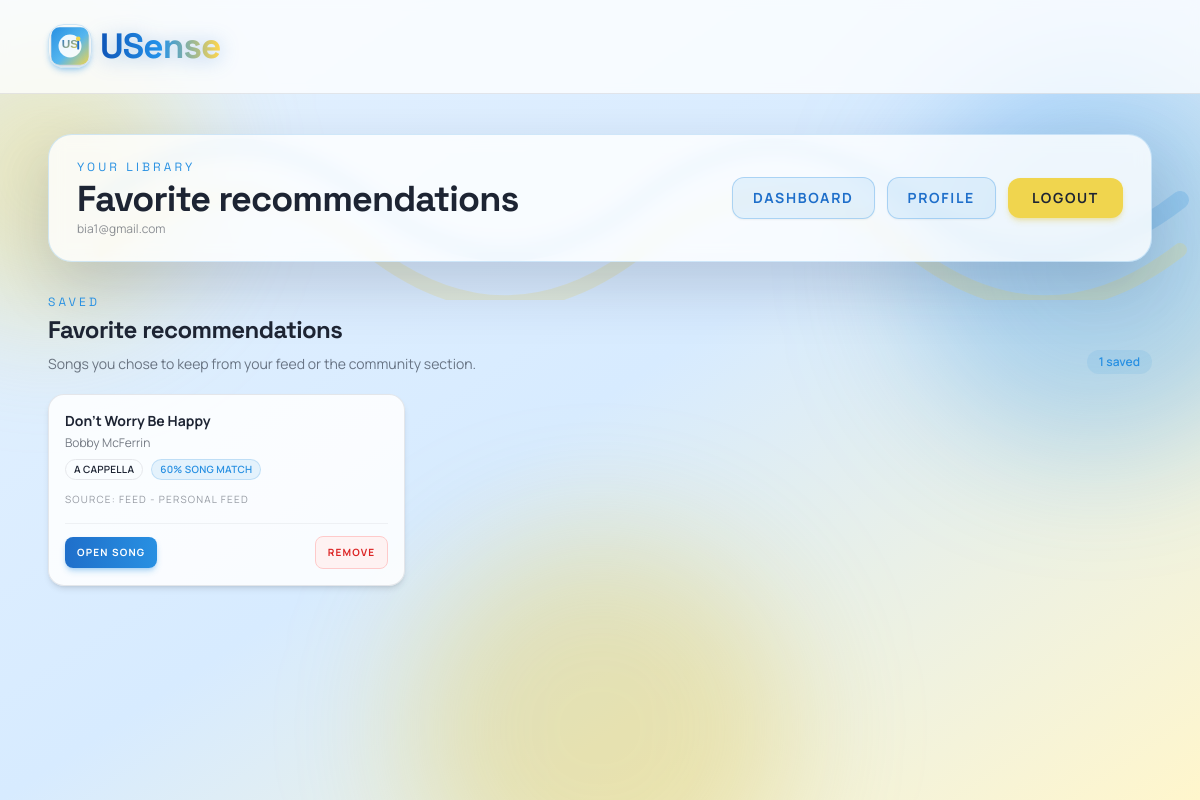
The app's page /favorites (signed in), older data.
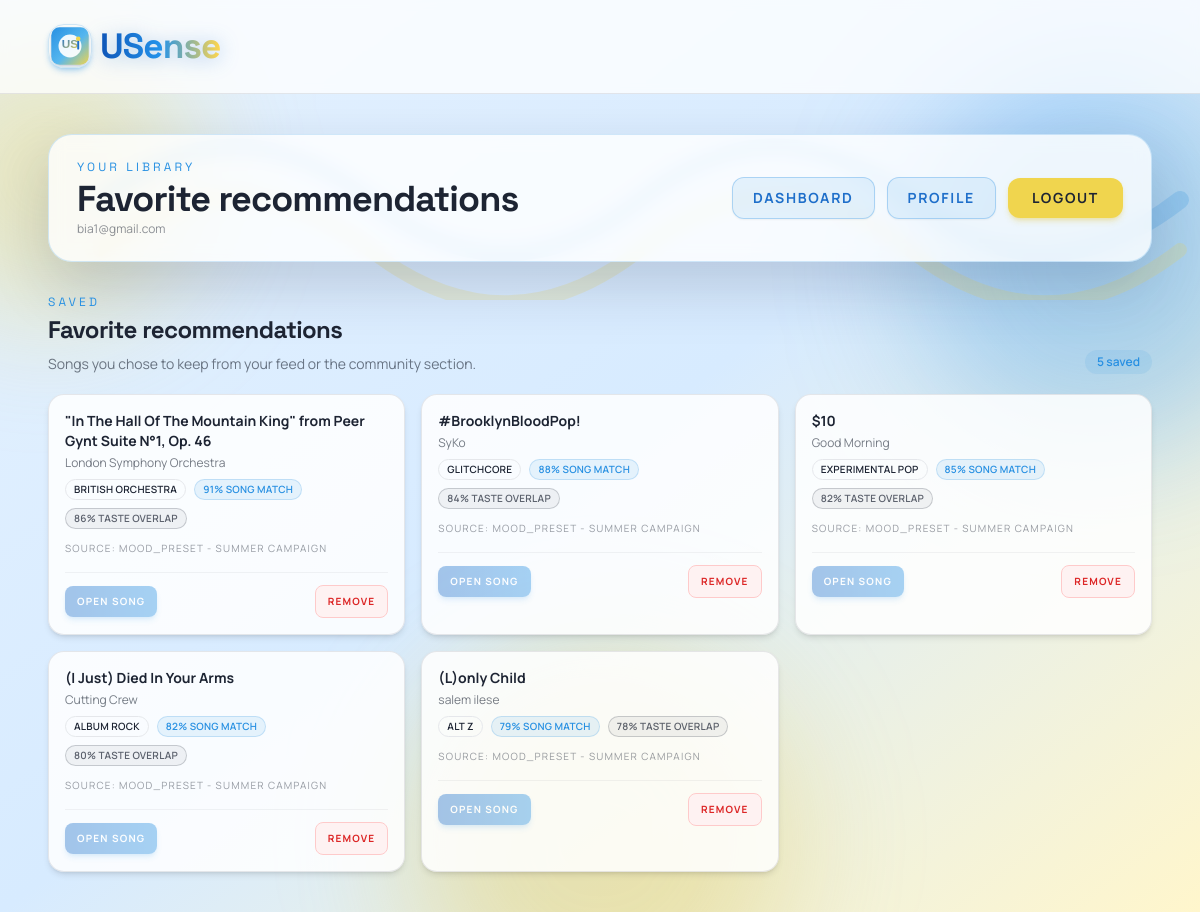
The same page, newer data.
### backend/models/database.py (models this page shows, shortened)
class User(db.Model):
    id = db.Column(db.Integer, primary_key=True)
    username = db.Column(db.String(256), unique=True, nullable=False)
    password_hash = db.Column(db.String(150), nullable=False)

class FavoriteRecommendation(db.Model):
    id = db.Column(db.Integer, primary_key=True)
    user_id = db.Column(db.Integer, db.ForeignKey("user.id"), nullable=False)
    track_name = db.Column(db.String(255), nullable=False)
    artist_name = db.Column(db.String(255), nullable=False)
    genre = db.Column(db.String(120), nullable=True)
    spotify_url = db.Column(db.String(600), nullable=True)
    color = db.Column(db.String(20), nullable=True)
    match_score = db.Column(db.Integer, nullable=True)
    source_type = db.Column(db.String(32), nullable=True)
    source_label = db.Column(db.String(120), nullable=True)
    taste_match = db.Column(db.Integer, nullable=True)
    created_at = db.Column(db.DateTime, nullable=False, server_default=db.func.now())
    user = db.relationship(
        "User", backref=db.backref("favorite_recommendations", lazy=True)
    )
    __table_args__ = (
        db.UniqueConstraint(
            "user_id", "track_name", "artist_name", name="uq_favorite_track_per_user"
        ),
    )

### backend/main.py (the view)
@app.route("/favorites")
def favorites():
    if "email" not in session:
        return redirect(url_for("home"))
    user = User.query.filter_by(username=session["email"]).first()
    prefs = UserPreferences.query.filter_by(user_id=user.id).first() if user else None
    display_name = (
        (prefs.display_name or session["email"]) if prefs else session["email"]
    )
    favorite_recommendations = get_favorite_recommendations(user)
    return render_template(
        "favorites.html",
        email=session["email"],
        display_name=display_name,
        favorite_recommendations=favorite_recommendations,
    )

### backend/services/favorites_service.py (called while the page is built)
def get_favorite_recommendations(user):
    if not user:
        return []
    favorites = (
        FavoriteRecommendation.query.filter_by(user_id=user.id)
        .order_by(FavoriteRecommendation.created_at.desc())
        .all()
    )
    from services.song_service import ALL_SONGS
    song_map = {}
    for song in ALL_SONGS:
        k = f"{song['trackName'].strip().lower()}|||{song['artistName'].strip().lower()}"
        song_map[k] = song.get("spotify_url")
    for fav in favorites:
        if not fav.spotify_url:
            k = f"{fav.track_name.strip().lower()}|||{fav.artist_name.strip().lower()}"
            fav.spotify_url = song_map.get(k)
    return favorites

### frontend/templates/favorites.html (shortened to what this page needs)
{% extends "base.html" %} {% block body %}
<main class="mx-auto w-full max-w-6xl px-4 py-8 md:px-6 md:py-10">
  <div
    class="rise mb-8 flex flex-col items-start justify-between gap-4 rounded-3xl border border-tide/20 bg-white/80 px-7 py-6 shadow-float backdrop-blur sm:flex-row sm:items-center"
  >
    <div>
      <p class="font-display text-xs uppercase tracking-[0.26em] text-tide">
        Your library
      </p>
      <h2
        class="mt-1 font-display text-3xl font-bold tracking-tight text-ink md:text-4xl"
      >
        Favorite recommendations
      </h2>
      <p class="mt-0.5 text-xs text-ink/50">{{ email }}</p>
    </div>
    <div class="flex shrink-0 items-center gap-3">
      <a
        href="{{ url_for('dashboard') }}"
        class="rounded-xl border border-tide/30 bg-tide/10 px-5 py-2.5 text-sm font-bold uppercase tracking-[0.12em] text-deep shadow-sm transition hover:bg-tide/20"
        >Dashboard</a
      >
      <a
        href="{{ url_for('profile') }}"
        class="rounded-xl border border-tide/30 bg-tide/10 px-5 py-2.5 text-sm font-bold uppercase tracking-[0.12em] text-deep shadow-sm transition hover:bg-tide/20"
        >Profile</a
      >
      <a
        href="{{ url_for('logout') }}"
        class="rounded-xl bg-sun px-6 py-2.5 text-sm font-bold uppercase tracking-[0.12em] text-ink shadow-md shadow-amber/30 transition hover:translate-y-[-1px] hover:bg-amber"
        >Logout</a
      >
    </div>
  </div>
  {% include "_favorites_section.html" %}
</main>
{% endblock %}

### frontend/templates/base.html (shortened to what this page needs)
<!doctype html>
<html lang="en">
  <head>
    <script src="https://cdn.tailwindcss.com"></script>
  </head>
  <body
    class="relative m-0 min-h-screen overflow-x-hidden bg-gradient-to-br from-[#e6f2ff] via-[#d7ebff] to-[#fff6cc] font-sans text-ink"
  >
    <div class="pointer-events-none absolute inset-0 -z-10 overflow-hidden">
      <div
        class="absolute -left-24 top-8 h-72 w-72 rounded-full bg-sun/35 blur-3xl"
      ></div>
      <div
        class="absolute right-[-90px] top-16 h-96 w-96 rounded-full bg-tide/30 blur-3xl"
      ></div>
      <div
        class="absolute bottom-[-120px] left-1/2 h-96 w-96 -translate-x-1/2 rounded-full bg-amber/30 blur-3xl"
      ></div>
    </div>
    <header class="w-full border-b border-ink/10 bg-white/75 backdrop-blur-sm">
      <div class="mx-auto flex w-full max-w-6xl items-center px-6 py-5">
        <div class="flex items-center gap-2">
          <img
            src="{{ url_for('static', filename='usense-logo.svg') }}"
            alt="USense logo"
            class="h-11 w-11 rounded-2xl border border-tide/20 object-cover shadow-md shadow-tide/30"
          />
          <h1
            class="font-display text-[1.9rem] font-extrabold tracking-tight text-deep md:text-[2.2rem]"
          >
            <span
              class="bg-gradient-to-r from-[#0f56b8] via-[#2392ea] to-[#ffd64d] bg-clip-text text-transparent drop-shadow-[0_2px_10px_rgba(31,111,202,0.35)]"
              >USense</span
            >
          </h1>
        </div>
      </div>
    </header>
    {%block body%}{%endblock%}
  </body>
</html>

### frontend/templates/_favorites_section.html (shortened to what this page needs)
<section class="rise mt-8" style="animation-delay: 120ms">
  <div class="mb-5 flex items-end justify-between gap-3">
    <div>
      <p class="font-display text-xs uppercase tracking-[0.26em] text-tide">
        Saved
      </p>
      <h3 class="mt-1 font-display text-2xl font-bold tracking-tight text-ink">
        Favorite recommendations
      </h3>
      <p class="mt-2 text-sm text-ink/60">
        Songs you chose to keep from your feed or the community section.
      </p>
    </div>
    <span
      class="rounded-full bg-tide/10 px-3 py-1 text-xs font-semibold text-tide"
      >{{ favorite_recommendations|length }} saved</span
    >
  </div>
  {% if favorite_recommendations %}
  <div class="grid gap-4 sm:grid-cols-2 lg:grid-cols-3">
    {% for item in favorite_recommendations %}
    <article
      class="rounded-2xl border border-ink/10 bg-white/85 p-4 shadow-md backdrop-blur"
    >
      <p class="text-sm font-bold text-ink">{{ item.track_name }}</p>
      <p class="mt-1 text-xs text-ink/60">{{ item.artist_name }}</p>
      <div class="mt-2 flex flex-wrap items-center gap-2">
        {% if item.genre %}
        <span
          class="rounded-full border px-2 py-0.5 text-[10px] font-semibold uppercase tracking-wide"
          data-tag-color="{{ item.color or '#1f6fca' }}"
        >
          {{ item.genre }}
        </span>
        {% endif %} {% if item.match_score is not none %}
        <span
          class="rounded-full border border-tide/20 bg-tide/10 px-2 py-0.5 text-[10px] font-semibold uppercase tracking-wide text-tide"
        >
          {{ item.match_score }}% song match
        </span>
        {% endif %} {% if item.taste_match is not none %}
        <span
          class="rounded-full border border-ink/20 bg-ink/5 px-2 py-0.5 text-[10px] font-semibold uppercase tracking-wide text-ink/70"
        >
          {{ item.taste_match }}% taste overlap
        </span>
        {% endif %}
      </div>
      <p class="mt-3 text-[10px] uppercase tracking-[0.12em] text-ink/45">
        Source: {{ item.source_type or 'recommendation' }}{% if
        item.source_label %} - {{ item.source_label }}{% endif %}
      </p>
      <div class="mt-4 flex items-center justify-between gap-3 border-t border-ink/5 pt-3">
        <a
          href="{{ item.spotify_url if item.spotify_url else '#' }}"
          target="_blank"
          rel="noopener noreferrer"
          class="inline-flex items-center gap-1.5 rounded-lg bg-gradient-to-r from-deep to-tide px-3 py-2 text-[10px] font-bold uppercase tracking-[0.12em] text-white shadow-md shadow-tide/30 transition hover:translate-y-[-1px] hover:shadow-lg {% if not item.spotify_url %}pointer-events-none opacity-40{% endif %}"
        >
          Open Song
        </a>
        <form
          action="{{ url_for('remove_favorite_recommendation', favorite_id=item.id) }}"
          method="post"
          class="m-0"
        >
          <button
            type="submit"
            class="inline-flex items-center gap-1.5 rounded-lg border border-red-200 bg-red-50 px-3 py-2 text-[10px] font-bold uppercase tracking-[0.12em] text-red-600 transition hover:bg-red-100 hover:text-red-700"
          >
            Remove
          </button>
        </form>
      </div>
    </article>
    {% endfor %}
  </div>
  {% endif %}
</section>

### frontend/templates/base.html (style rules this page uses)
html { scroll-behavior: smooth; }
.rise { animation: rise 500ms ease-out both; }

Row changes from the older to the newer data that the page shows:
removed FavoriteRecommendation: track_name "Don't Worry Be Happy", artist_name "Bobby McFerrin", genre "A CAPPELLA", match_score "60", source_type "FEED", source_label "PERSONAL FEED"
added FavoriteRecommendation: track_name "\"In The Hall Of The Mountain King\" from Peer Gynt Suite N°1, Op. 46", artist_name "London Symphony Orchestra", genre "BRITISH ORCHESTRA", match_score "91", taste_match "86", source_type "MOOD_PRESET", source_label "SUMMER CAMPAIGN"
added FavoriteRecommendation: track_name "#BrooklynBloodPop!", artist_name "SyKo", genre "GLITCHCORE", match_score "88", taste_match "84", source_type "MOOD_PRESET", source_label "SUMMER CAMPAIGN"
added FavoriteRecommendation: track_name "$10", artist_name "Good Morning", genre "EXPERIMENTAL POP", match_score "85", taste_match "82", source_type "MOOD_PRESET", source_label "SUMMER CAMPAIGN"
added FavoriteRecommendation: track_name "(I Just) Died In Your Arms", artist_name "Cutting Crew", genre "ALBUM ROCK", match_score "82", taste_match "80", source_type "MOOD_PRESET", source_label "SUMMER CAMPAIGN"
added FavoriteRecommendation: track_name "(L)only Child", artist_name "salem ilese", genre "ALT Z", match_score "79", taste_match "78", source_type "MOOD_PRESET", source_label "SUMMER CAMPAIGN"
Text that changed along with them:
{{ favorite_recommendations|length }}: "1" → "5"
